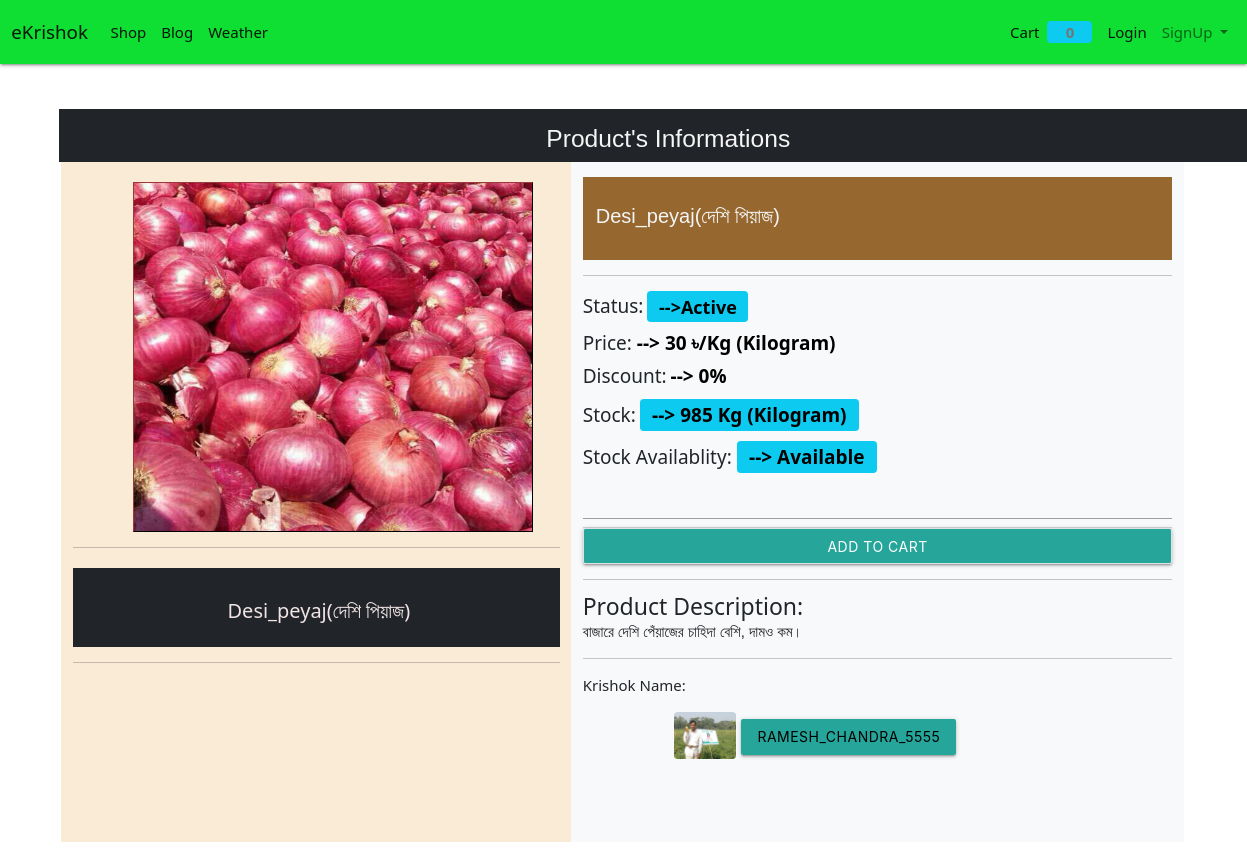
The app's page /viewPro/9 with its own data.
### Store/models/products.py (models this page shows, shortened)
class Product(models.Model):
    name = models.CharField(max_length=50)
    category = models.ForeignKey(Category, on_delete=models.CASCADE,  default=1)
    unit= models.ForeignKey(Unit_Type, on_delete=models.CASCADE,  default='kg')
    Unit_price = models.IntegerField(default=0)
    quantity = models.IntegerField(default=0)
    description = models.CharField(max_length=200, default='', null=True, blank=True)
    image = models.ImageField(upload_to = 'upload/productsImg/')
    krishok = models.ForeignKey(User, limit_choices_to= { 'groups__name': 'Farmer'}, on_delete=models.CASCADE, default=1)

### Store/models/unit_type.py (models this page shows)
class Unit_Type(models.Model):
    unit_name = models.CharField(max_length=50)
    def __str__(self):
        return self.unit_name

### Store/models/userprofile.py (models this page shows, shortened)
class UserProfile(models.Model):
    user = models.OneToOneField(User, on_delete=models.CASCADE, related_name='userprofile')
    address = models.TextField(max_length=300, blank=True, default='')
    national_id_no = models.CharField(max_length=50)
    phone = models.CharField(max_length=20)
    image = models.FileField(default = 'upload/pkrishokImage/blank.png', upload_to = 'upload/pkrishokImage/', blank=True)
    national_id = models.FileField(default= 'upload/IDImage/blank.png',upload_to = 'upload/IDImage/', blank=True)

### Store/views.py (the view)
# urls.py: path('viewPro/<int:pk>', ViewProduct.as_view(), name='productDetails'),
class ViewProduct(DetailView):
    queryset = Product.objects.all()
    products = Product.get_all_products()
    template_name = 'store/pro_details.html'

### Store/templatetags/custom_filter.py (called while the page is built)
@register.filter(name="currency")
def currency(price):
    return str(price)+" ৳"

@register.filter(name="available")
def available(number):
    if number == 1:
        return ' Only "1" product is available on stock'
    elif number==2:
        return ' Only "2" are available on stock'
    elif number == 3:
        return 'Only "3" products are available on stock'
    elif number > 3:
        return "Available"
    else:
        return 'Not Available'

### Store/templates/store/pro_details.html (shortened to what this page needs)
{% extends 'store/base.html' %}
{% block content %}
{% load cart %}
{% load custom_filter %}
<div class="container-fluid  mt-3">
    <div class="row mx-auto" style="margin-left: 40px;">
        <div class="col-lg-12 bg-dark" style="margin-top: 30px; width:1218px; margin-left: 48px;">
            <h5 style="text-align: center; color: whitesmoke;
            font-family:'Gill Sans', 'Gill Sans MT', Calibri, 'Trebuchet MS', sans-serif;
            ">Product's Informations </h5>
           </div>
        <div class="col-5 col-lg-5 col-sm-12  "  style="background-color: antiquewhite; margin-left: 50px;">
           <div class="col-lg-12" style="width: 400px; height: 350px;  margin-left: 60px; border: 1px solid rgb(70, 26, 26); margin-top:20px ; border-style: outset;">
            <img src="{{object.image.url}}" alt="Image" style="width: 398px; height: 348px; ">
           </div>
            <hr>
            <div class="col-lg-12 bg-dark p-3" style="margin-top: 20px;">
                <h5 style="font-size: 20px;  margin-left: 140px;  color: rgb(241, 228, 228);">{{object.name}}</h5>
            </div>
            <hr>
        </div>
        <div class="col-8 col-lg-8 col-sm-12 bg-light " style="height: 680px;  width: 50%; ">
            <div class="col-lg-12 mt-3" style="background-color: rgb(150, 104, 47); padding: 14px;" >
                <p style="font-size: 20px; font-family: Verdana, Geneva, Tahoma, sans-serif; margin-left: -1px; color: whitesmoke; margin-top: 10px;" >{{object.name}}</p>
            </div>
<hr>
            <ul style="list-style: none; ">
                <li style="margin-top:10px;">
                    <strong style="font-size: 19px;">Status:</strong>
                    <b class="badge bg-info" style="font-size: 18px; color: black;;">
                    -->Active
                    </b>
                </li>
                <li style="margin-top:10px;">
                    <strong style="font-size: 19px;">Price: </strong>
                    <b class=""style="  font-size: 19px; color: black;">
                    --> {{object.Unit_price|currency}}/{{object.unit}}
                    </b>
                </li>
                <li style="margin-top:10px;">
                    <strong style="font-size: 19px;">Discount:</strong>
                    <b class="" style="color: black; font-size: 19px;">
                        --> 0%
                    </b>
                </li>
                <li style="margin-top:10px;">
                    <strong style="font-size: 19px;">Stock:</strong>
                    <b class="badge bg-info" style="color: black; font-size: 19px;">
                    --> {{object.quantity}} {{object.unit}}
                    </b>
                </li>
                <li style="margin-top:10px;"><strong style="font-size: 19px;">Stock Availablity: </strong><b class="badge bg-info" style="color: black; font-size: 19px;">--> {{object.quantity|available}}</b></li>
                <li> <input type="text" name="" id=""></li>
                <li>
                    <div class="card-footer p-0 no-gutters">
                        {% if product|is_in_cart:request.session.cart %}
                        <div class="row no-gutters p-0 m-0" >
                            <form action="/#{{product.id}}" method="POST" class="col-1 p-0 mr-2">
                                {% csrf_token %}
                                <input type="text" name="product" value="{{product.id}}" hidden>
                                <input type="text" name="remove" value="True" hidden>
                                <button type="submit" class=" btn btn-block btn-success" >-</button>
                            </form>
                            <div class="col text-center">
                                <b style="color: black; font-size: 18px; margin-top: 2px;">{{product|cart_quantity:request.session.cart}} in cart</b>
                            </div>
                        <form action="/#{{product.id}}" method="POST" class="formElement col-2 p-0 ml-3" sty>
                            {% csrf_token %}
                            <input type="text" name="product" value="{{product.id}}" hidden>
                            <button
                             type="submit" class=" btn btn-block btn-success" style="margin-left:66px;" >
                        +
                    </button>
                        </form>
                        </div>
                        {% else %}
                        <form action="/#{{product.id}}" method="POST" class="formElement btn-block ">
                            <button type="submit"  class="btn btn-light border btn-sm  form-control float-right"  value="" >Add To Cart</button>
                        </form>
                        {% endif %}
                    </div>
                    <hr>
                </li>
                <li>
                <strong style="font-size: 23px;">Product Description: </strong>
                    <p style="font-family: sans-serif;"> {{object.description}}
                    </p>
                </li>
                <hr>
                <li><strong>Krishok Name: </strong>
                    <div class="row mt-3">
                        <div class="col-lg-3  ">
                            <img src="{{object.krishok.userprofile.image.url}}" alt="picture" style="max-height:50px; max-width:50%;  margin-left: 80px;" class="rounded ">
                        </div>
                        <div class="col-lg-8">
                        <form action="" method="POST">
                                <button type="submit" class="btn btn-outline-info mt-2">
                                    <a href="{% url 'farmerDetails' object.krishok.id %}" style="color: black;">{{object.krishok.username}}</a>
                                </button>
                            </form>
                        </div>
                    </div>
                </li>
            </ul>
        </div>
        </div>
    </div>
{% endblock %}

### Store/templates/store/pro_details.html (style rules this page uses)
li { line-height: 1.5em; }

### records on screen
Product: image (picture), name "Desi_peyaj(দেশি পিয়াজ)", Unit_price "30 ৳", unit "Kg (Kilogram)", quantity "985", quantity|available "Available", description "বাজারে দেশি পেঁয়াজের চাহিদা বেশি, দামও কম।", krishok.userprofile.image (picture), krishok.username "RAMESH_CHANDRA_5555"

### other values on screen
{{ request.session.cart.keys|length }} "0"
